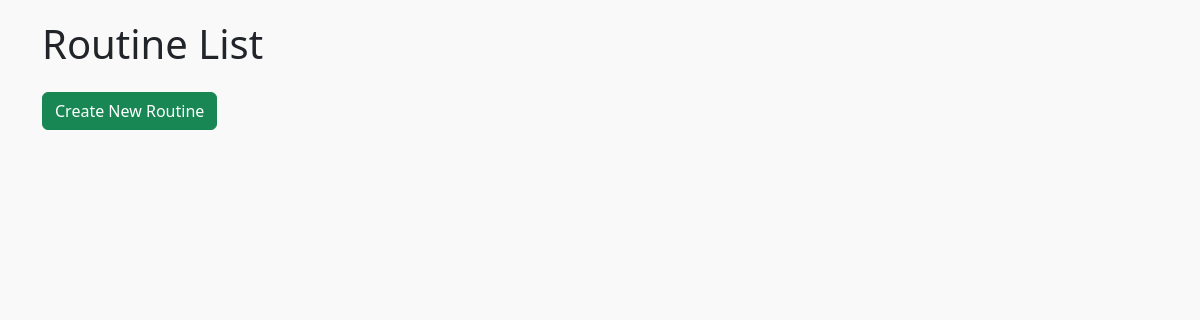
/routine/list/, run on an earlier commit of the app's database.
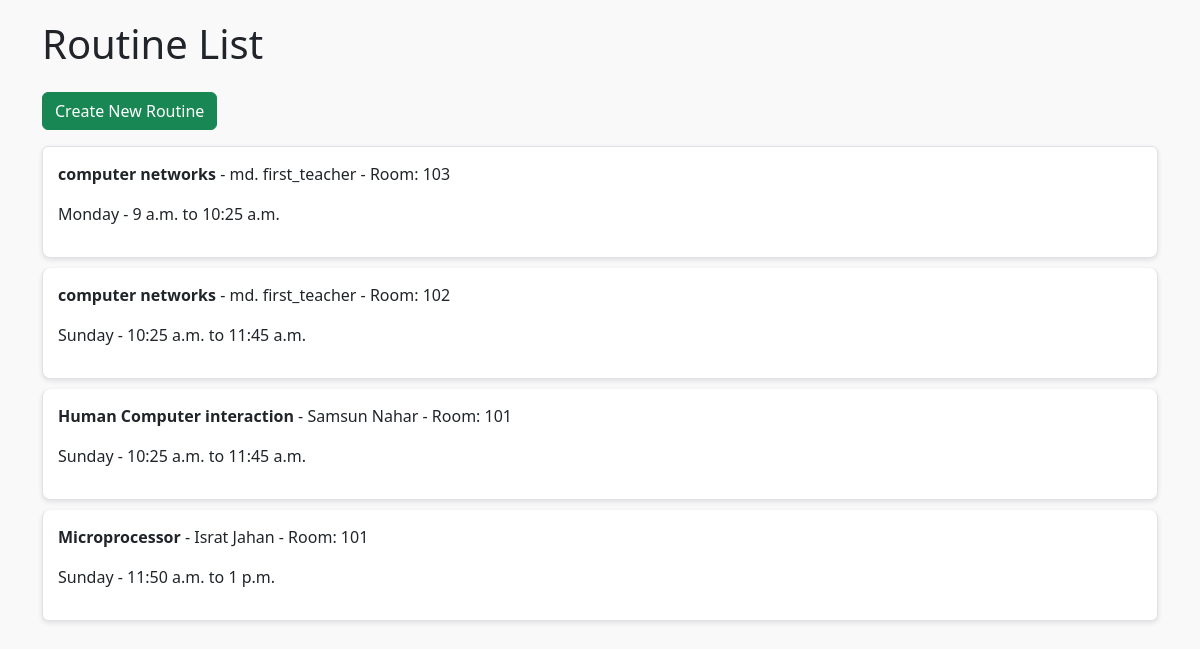
And on a later commit of the database.
### routine/models.py (models this page shows, shortened)
class Routine(models.Model):
    STATUS_CHOICES = [
        ('scheduled', 'Scheduled'),
        ('rescheduled', 'Rescheduled'),
        ('cancelled', 'Cancelled'),
    ]
    course = models.ForeignKey(Course, on_delete=models.CASCADE)
    teacher = models.ForeignKey(Teacher, on_delete=models.CASCADE)
    room = models.ForeignKey(Room, on_delete=models.CASCADE)
    slot = models.ForeignKey(Slot, on_delete=models.CASCADE)
    is_online = models.BooleanField(default=False)
    status = models.CharField(max_length=20, choices=STATUS_CHOICES, default='scheduled')
    is_cancelled = models.BooleanField(default=False)
    created_at = models.DateTimeField(auto_now_add=True)

class Room(models.Model):
    number = models.CharField(max_length=10, unique=True)

class Slot(models.Model):
    day = models.CharField(max_length=10)
    start_time = models.TimeField()
    end_time = models.TimeField()
    is_available = models.BooleanField(default=True)
    date = models.DateField(null=True, blank=True)  # Add a date field

### courses/models.py (models this page shows, shortened)
class Course(models.Model):
    title = models.CharField(max_length=100)
    code = models.CharField(max_length=20, unique=True)
    semester = models.CharField(max_length=20)
    total_classes = models.PositiveIntegerField(default=0, help_text="Total number of classes to conduct")
    teachers = models.ManyToManyField(Teacher, related_name='courses')

### teachers/models.py (models this page shows, shortened)
class Teacher(models.Model):
    user = models.OneToOneField(User, on_delete=models.CASCADE)
    name = models.CharField(max_length=100)
    email = models.EmailField(unique=True)
    designation = models.CharField(max_length=50)
    department = models.CharField(max_length=100, default="CSE")

### routine/views.py (the view)
# urls.py: path('list/', views.routine_list_view, name='routine_list'),
def routine_list_view(request):
    routines = Routine.objects.all().order_by('slot__day', 'slot__start_time')
    return render(request, 'routine/routine_list.html', {
        'routines': routines,
    })

### templates/routine/routine_list.html (shortened to what this page needs)
<!DOCTYPE html>
<html lang="en">
<head>
    <link href="https://cdn.jsdelivr.net/npm/bootstrap@5.3.0-alpha1/dist/css/bootstrap.min.css" rel="stylesheet">
</head>
<body>
    <div class="container">
        <h1 class="mb-4">Routine List</h1>
        <a href="{% url 'routine_create' %}" class="btn btn-success mb-3">Create New Routine</a>
        <div class="list-group">
            {% for routine in routines %}
                <div class="routine-item list-group-item">
                    <p><strong>{{ routine.course.title }}</strong> - {{ routine.teacher.name }} - Room: {{ routine.room.number }}</p>
                    <p>{{ routine.slot.day }} - {{ routine.slot.start_time }} to {{ routine.slot.end_time }}</p>
                </div>
            {% endfor %}
        </div>
    </div>
</body>
</html>

### templates/routine/routine_list.html (style rules this page uses)
body { background-color: #f9f9f9; padding: 20px; }
.routine-item { background-color: #fff; padding: 15px; margin-bottom: 10px; border-radius: 8px; box-shadow: 0 2px 5px rgba(0, 0, 0, 0.1); }

What changed in the data, as far as the page shows it:
added Routine: course "computer networks", teacher.name "md. first_teacher", room.number "103", slot.day "Monday", slot.start_time "9 a.m.", slot.end_time "10:25 a.m."
added Routine: course "computer networks", teacher.name "md. first_teacher", room.number "102", slot.day "Sunday", slot.start_time "10:25 a.m.", slot.end_time "11:45 a.m."
added Routine: course "Human Computer interaction", teacher.name "Samsun Nahar", room.number "101", slot.day "Sunday", slot.start_time "10:25 a.m.", slot.end_time "11:45 a.m."
added Routine: course "Microprocessor", teacher.name "Israt Jahan", room.number "101", slot.day "Sunday", slot.start_time "11:50 a.m.", slot.end_time "1 p.m."
